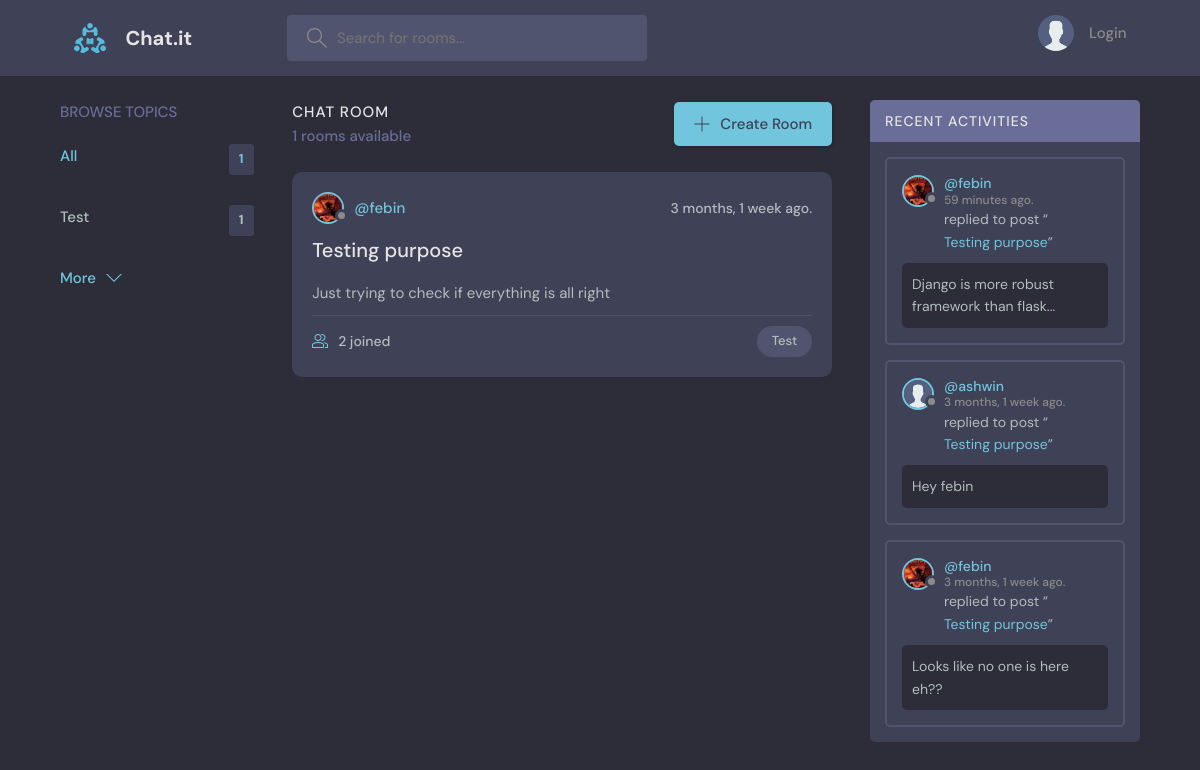
The page / on the database its author committed.
### room/models.py (models this page shows, shortened)
class Topic(models.Model):
    name = models.CharField(max_length=64)

class Room(models.Model):
    name = models.CharField(max_length=200)
    description = models.TextField(null=True, blank=True)
    updated_at = models.DateTimeField(auto_now=True)
    created_at = models.DateTimeField(auto_now_add=True)
    host = models.ForeignKey(User, on_delete=models.SET_NULL, null=True, related_name="created_rooms")
    participants = models.ManyToManyField(User, related_name="participants", blank=True)
    topic = models.ForeignKey(Topic, on_delete=models.SET_NULL, null=True, related_name="rooms")
    class Meta:
        ordering = ['-updated_at', '-created_at']

class User(AbstractUser):
    name = models.CharField(max_length=64)
    email = models.EmailField(unique=True)
    bio = models.TextField(null=True)
    avatar = models.ImageField(null=True, default='avatar.svg')
    USERNAME_FIELD = 'email'
    REQUIRED_FIELDS = []

class Message(models.Model):
    user = models.ForeignKey(User, on_delete=models.CASCADE, related_name="user_messages")
    room = models.ForeignKey(Room, on_delete=models.CASCADE, related_name="room_messages")
    body = models.TextField()
    updated_at = models.DateTimeField(auto_now=True)
    created_at = models.DateTimeField(auto_now_add=True)
    class Meta:
        ordering = ['-updated_at', '-created_at']

### room/views.py (the view)
# urls.py: path("", views.home_page, name="home"),
def home_page(request):
    q = request.GET.get("q") if request.GET.get("q") else ""
    rooms = Room.objects.filter(
        Q(topic__name__icontains=q) |
        Q(name__icontains=q) |
        Q(description__icontains=q)
    )
    topics = Topic.objects.all()[0:5]
    room_messages = Message.objects.filter(
        Q(room__name__icontains=q) |
        Q(room__topic__name__icontains=q)
    )
    room_count = rooms.count()
    return render(request, 'room/home.html', {
        "rooms": rooms,
        "topics": topics,
        "room_count": room_count,
        "room_messages": room_messages,
    })

### room/templates/room/home.html
{% extends 'room/layout.html' %}
{% block content %}
<main class="layout layout--3">
  <div class="container">
    {% include 'room/components/topic_component.html' %}
    {% include 'room/components/room_component.html' %}
    {% include 'room/components/activity_component.html' %}
  </div>
</main>
{% endblock %}

### room/templates/room/components/topic_component.html
<div class="topics">
    <div class="topics__header">
      <h2>Browse Topics</h2>
    </div>
    <ul class="topics__list">
      <li>
        <a href="/" class="active">All <span>{{ rooms.all.count }}</span></a>
      </li>
        {% for topic in topics %}
        <li>
          <a href="{% url 'room:home' %}?q={{topic.name}}">{{topic.name}} <span>{{ topic.rooms.all.count }}</span></a>
        </li>
        {% endfor %}
    </ul>
    <a class="btn btn--link" href="{% url 'room:topics' %}">
      More
      <svg version="1.1" xmlns="http://www.w3.org/2000/svg" width="32" height="32" viewBox="0 0 32 32">
        <title>chevron-down</title>
        <path d="M16 21l-13-13h-3l16 16 16-16h-3l-13 13z"></path>
      </svg>
    </a>
  </div>

### room/templates/room/components/room_component.html (shortened to what this page needs)
<div class="roomList">
    <div class="roomList__header">
      <div>
        <h2>Chat room</h2>
        <p>{{ room_count }} rooms available</p>
      </div>
      <a class="btn btn--main" href="{% url 'room:create-room' %}">
        <svg version="1.1" xmlns="http://www.w3.org/2000/svg" width="32" height="32" viewBox="0 0 32 32">
          <title>add</title>
          <path
            d="M16.943 0.943h-1.885v14.115h-14.115v1.885h14.115v14.115h1.885v-14.115h14.115v-1.885h-14.115v-14.115z"
          ></path>
        </svg>
        Create Room
      </a>
    </div>
    {% for room in rooms %}
    <div class="roomListRoom">
      <div class="roomListRoom__header">
        <a href="{% url 'room:profile' room.host.id %}" class="roomListRoom__author">
          <div class="avatar avatar--small">
            <img src="{{ room.host.avatar.url }}" />
          </div>
          <span>@{{ room.host.username }}</span>
        </a>
        <div class="roomListRoom__actions">
          <span>{{ room.updated_at | timesince }} ago.</span>
        </div>
      </div>
      <div class="roomListRoom__content">
        <a href="{% url 'room:room' room.id %}">{{ room.name }}</a>
        <p>
            {{ room.description }}
        </p>
      </div>
      <div class="roomListRoom__meta">
        <a href="{% url 'room:room' room.id %}" class="roomListRoom__joined">
          {{ room.participants.all.count}} joined
        </a>
        <p class="roomListRoom__topic">{{ room.topic.name }}</p>
      </div>
    </div>
    {% endfor %}
  </div>

### room/templates/room/components/activity_component.html (shortened to what this page needs)
<div class="activities">
    <div class="activities__header">
      <h2>Recent Activities</h2>
    </div>
    {% for message in room_messages %}
        <div class="activities__box">
        <div class="activities__boxHeader roomListRoom__header">
            <a href="{% url 'room:profile' message.user.id %}" class="roomListRoom__author">
            <div class="avatar avatar--small">
                <img src="{{ message.user.avatar.url }}" />
            </div>
            <p>
                @{{ message.user.username }}
                <span>{{ message.updated_at | timesince }} ago.</span>
            </p>
            </a>
        </div>
        <div class="activities__boxContent">
            <p>replied to post “<a href="{% url 'room:room' message.room.id %}">{{ message.room.name }}</a>”</p>
            <div class="activities__boxRoomContent">
            {{ message.body }}
            </div>
        </div>
        </div>
    {% endfor %}
  </div>

### rows shown on the page
Topic: name "Test", rooms.all.count "1"
Room: host.avatar (picture), host.username "febin", updated_at "3 months, 1 week", name "Testing purpose", description "Just trying to check if everything is all right", participants.all.count "2", topic.name "Test"
Message: user.avatar (picture), user.username "febin", updated_at "59 minutes", room.name "Testing purpose", body "Django is more robust framework than flask..."
Message: user.avatar (placeholder picture), user.username "ashwin", updated_at "3 months, 1 week", room.name "Testing purpose", body "Hey febin"
Message: user.avatar (picture), user.username "febin", updated_at "3 months, 1 week", room.name "Testing purpose", body "Looks like no one is here eh??"

### other values the page prints
{{ rooms.all.count }} "1"
{{ room_count }} "1"
